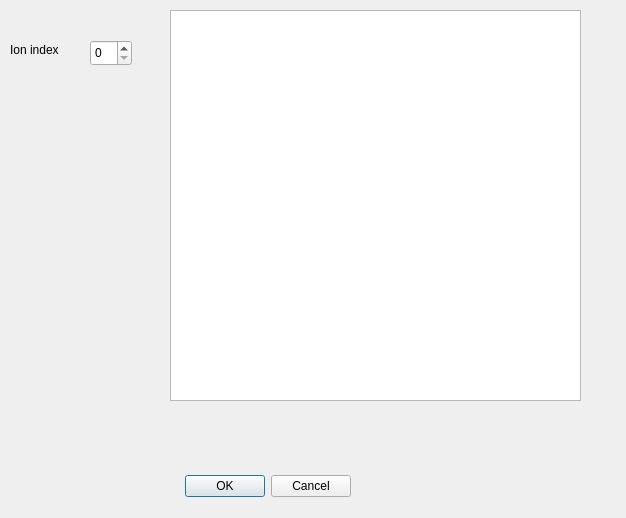
<?xml version="1.0" encoding="UTF-8"?>
<ui version="4.0">
 <class>ManualSingleIonAnisotropyDialog</class>
 <widget class="QDialog" name="ManualSingleIonAnisotropyDialog">
  <property name="geometry">
   <rect>
    <x>0</x>
    <y>0</y>
    <width>626</width>
    <height>518</height>
   </rect>
  </property>
  <property name="windowTitle">
   <string>Dialog</string>
  </property>
  <widget class="QDialogButtonBox" name="buttonBox">
   <property name="geometry">
    <rect>
     <x>10</x>
     <y>470</y>
     <width>341</width>
     <height>32</height>
    </rect>
   </property>
   <property name="orientation">
    <enum>Qt::Orientation::Horizontal</enum>
   </property>
   <property name="standardButtons">
    <set>QDialogButtonBox::StandardButton::Cancel|QDialogButtonBox::StandardButton::Ok</set>
   </property>
  </widget>
  <widget class="QSpinBox" name="anisotropyIonSpinBox">
   <property name="geometry">
    <rect>
     <x>90</x>
     <y>40</y>
     <width>42</width>
     <height>26</height>
    </rect>
   </property>
  </widget>
  <widget class="QTableWidget" name="tableWidget">
   <property name="geometry">
    <rect>
     <x>170</x>
     <y>10</y>
     <width>411</width>
     <height>391</height>
    </rect>
   </property>
  </widget>
  <widget class="QLabel" name="label">
   <property name="geometry">
    <rect>
     <x>10</x>
     <y>40</y>
     <width>63</width>
     <height>20</height>
    </rect>
   </property>
   <property name="text">
    <string>Ion index</string>
   </property>
  </widget>
 </widget>
 <resources/>
 <connections>
  <connection>
   <sender>buttonBox</sender>
   <signal>accepted()</signal>
   <receiver>ManualSingleIonAnisotropyDialog</receiver>
   <slot>accept()</slot>
   <hints>
    <hint type="sourcelabel">
     <x>248</x>
     <y>254</y>
    </hint>
    <hint type="destinationlabel">
     <x>157</x>
     <y>274</y>
    </hint>
   </hints>
  </connection>
  <connection>
   <sender>buttonBox</sender>
   <signal>rejected()</signal>
   <receiver>ManualSingleIonAnisotropyDialog</receiver>
   <slot>reject()</slot>
   <hints>
    <hint type="sourcelabel">
     <x>316</x>
     <y>260</y>
    </hint>
    <hint type="destinationlabel">
     <x>286</x>
     <y>274</y>
    </hint>
   </hints>
  </connection>
 </connections>
</ui>
